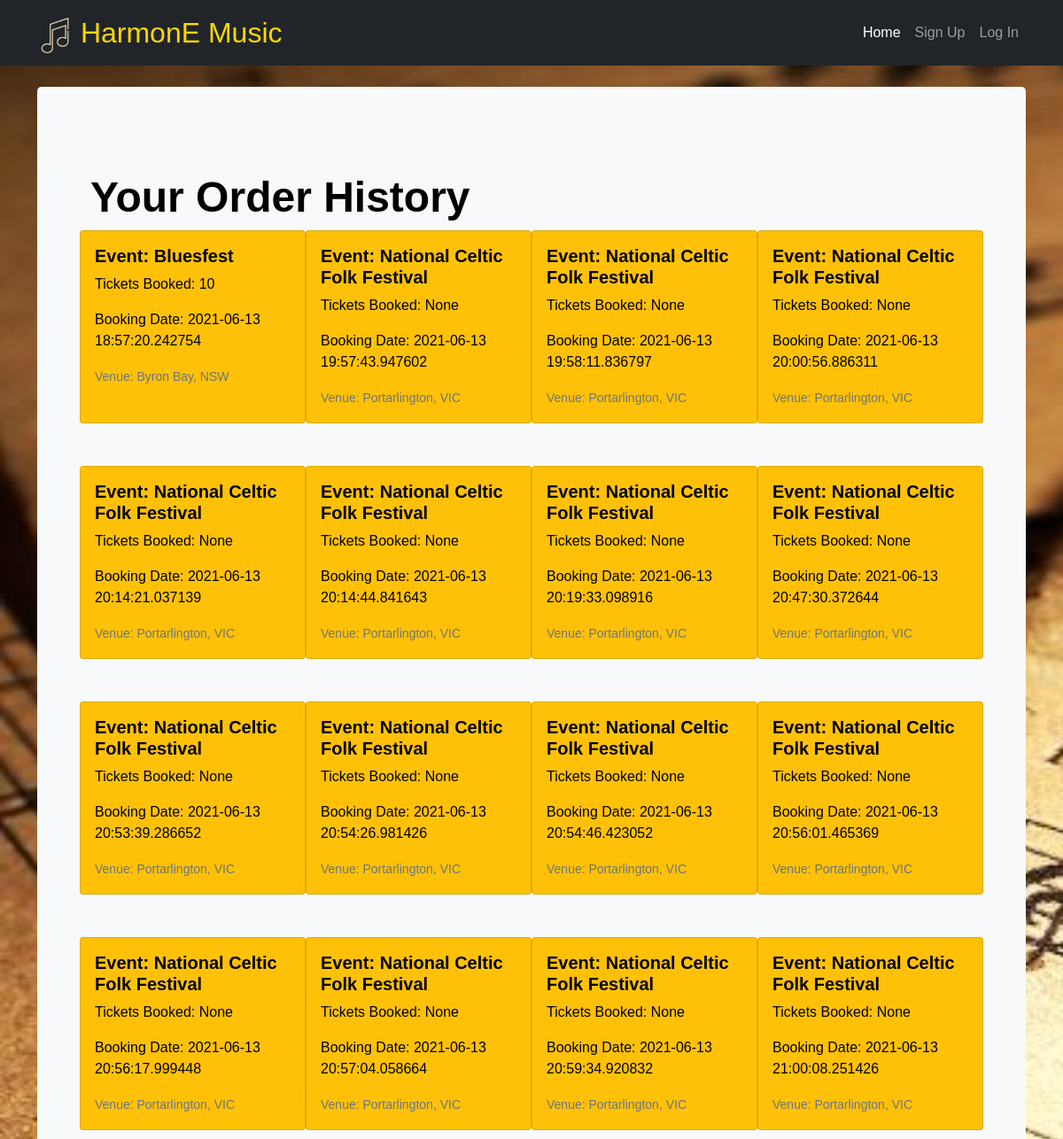
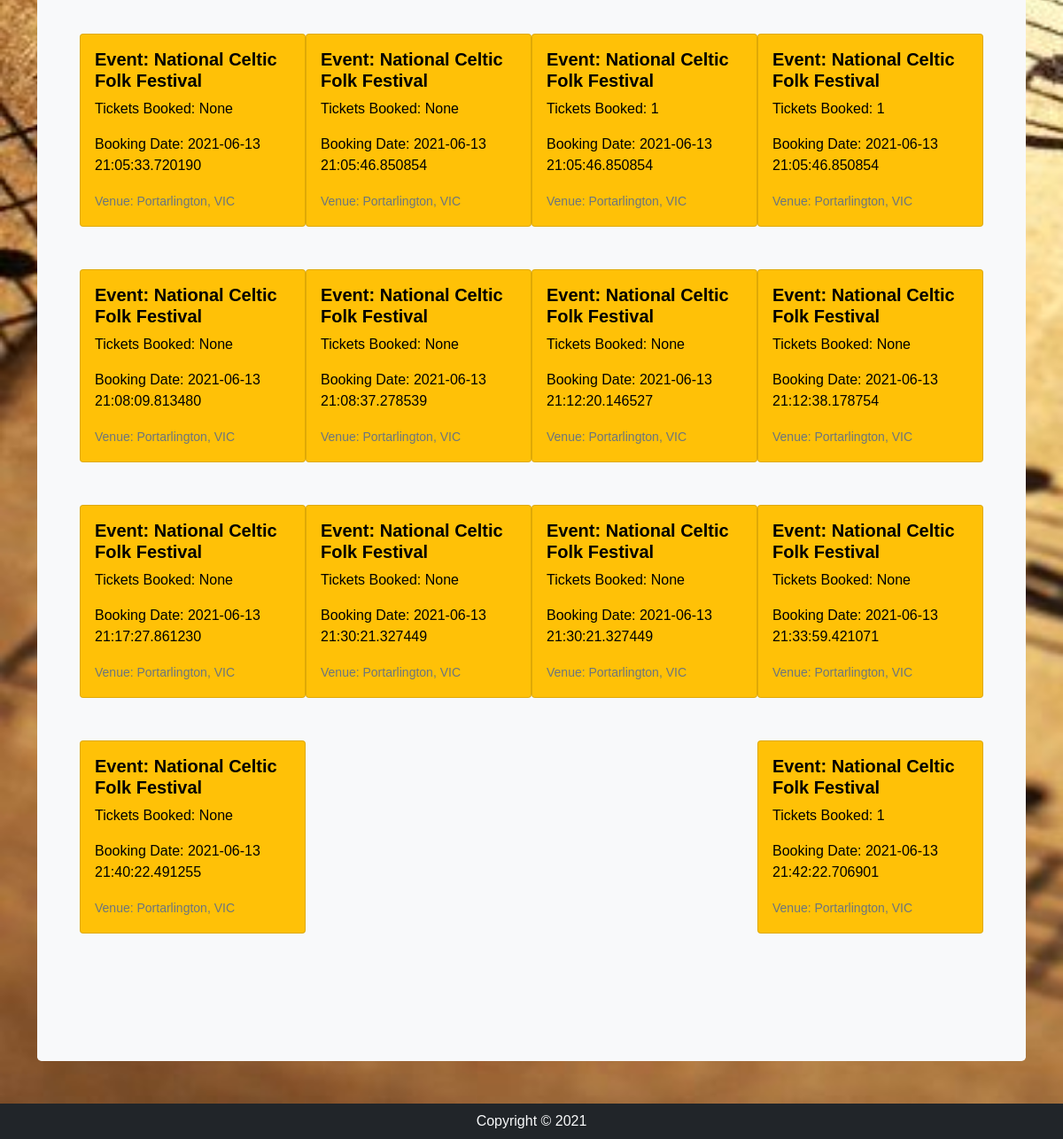
The app's page /history with its own data (2 pictures, top to bottom).
### music/models.py (models this page shows, shortened)
class Order(db.Model):
    __tablename__ = 'orders' # Table name #
    id = db.Column(db.Integer, primary_key=True)
    quantity = db.Column(db.Integer)
    booked_at = db.Column(db.DateTime, default=datetime.now())
    user_id = db.Column(db.Integer, db.ForeignKey('users.id'))
    event_id = db.Column(db.Integer, db.ForeignKey('events.id'))

class MusicEvent(db.Model):
    __tablename__ = 'events' # Table name #
    id = db.Column(db.Integer, primary_key=True)
    EventName = db.Column(db.String(100), index=True, nullable=False)
    EventCreator = db.Column(db.Integer, db.ForeignKey('users.id'))
    EventImage = db.Column(db.String(400), index=True, nullable=False)
    EventGenre = db.Column(db.String(100), index=True, nullable=False)
    EventDescription = db.Column(db.String(200), index=True, nullable=False)
    EventVenue = db.Column(db.String(200), index=True, nullable=False)
    EventStart = db.Column(db.String(200), index=True, nullable=False)
    EventEnd = db.Column(db.String(200), index=True, nullable=False)
    EventTickets = db.Column(db.Integer, index=True, nullable=False)
    EventStatus = db.Column(db.String(200), index=True, nullable=False)
    comments = db.relationship('Comment', backref='events')
    orders = db.relationship('Order', backref='events')

### music/views.py (the view)
@mainbp.route('/history')
def history():
    events = MusicEvent.query.all()
    orders = Order.query.all()
    return render_template('history.html', orders=orders, events=events)

### music/templates/history.html
{% extends "base.html" %}
{% import "bootstrap/wtf.html" as wtf %}
{% block content %}
<div class="container py-4">
    <div class="p-5 mb-4 bg-light rounded-3">
        <div class="container-fluid py-5">
            <h1 class="display-5 fw-bold">Your Order History</h1>
            {% if orders %}
            <div class="row justify-content-between">
                {% for order in orders %}
                <div class="card mb-5 mr-5 px-0 col-md-3 bg-warning">
                    <div class="card-body">
                        <h5 class="card-title"><b>Event: {{order.events.EventName}}</b></h5>
                        <p class="card-text">Tickets Booked: {{order.quantity}}</p>
                        <p class="card-text">Booking Date: {{order.booked_at}}</p>
                        <p class="card-text"><small class="text-muted">Venue: {{order.events.EventVenue}}</small></p>
                    </div>
                </div>
                {% endfor %}
                {% else %}
                <h1 class="display-4">Sorry {{current_user.name}}, you haven't made an order yet.</h1>
                <a href='/'><button class="btn btn-primary btn-lg my-4">Click Here to Browse Our Events </button>
                </a>
                {% endif %}
            </div>
        </div>
    </div>
</div>
{% endblock %}

### music/static/styles.css (style rules this page uses)
body { padding: 0%; margin: 0%; min-height: 100vh; font-family: 'Rubik', sans-serif; color: var(--info-colour); }
.site-content { background-image: url('images/sheetmusic.jpg'); background-attachment: fixed; background-size: cover; }

### records on screen
Order: events.EventName "Bluesfest", quantity "10", booked_at "2021-06-13 18:57:20.242754", events.EventVenue "Byron Bay, NSW"
Order: events.EventName "National Celtic Folk Festival", quantity "None", booked_at "2021-06-13 19:57:43.947602", events.EventVenue "Portarlington, VIC"
Order: events.EventName "National Celtic Folk Festival", quantity "None", booked_at "2021-06-13 19:58:11.836797", events.EventVenue "Portarlington, VIC"
Order: events.EventName "National Celtic Folk Festival", quantity "None", booked_at "2021-06-13 20:00:56.886311", events.EventVenue "Portarlington, VIC"
Order: events.EventName "National Celtic Folk Festival", quantity "None", booked_at "2021-06-13 20:14:21.037139", events.EventVenue "Portarlington, VIC"
Order: events.EventName "National Celtic Folk Festival", quantity "None", booked_at "2021-06-13 20:14:44.841643", events.EventVenue "Portarlington, VIC"
Order: events.EventName "National Celtic Folk Festival", quantity "None", booked_at "2021-06-13 20:19:33.098916", events.EventVenue "Portarlington, VIC"
Order: events.EventName "National Celtic Folk Festival", quantity "None", booked_at "2021-06-13 20:47:30.372644", events.EventVenue "Portarlington, VIC"
Order: events.EventName "National Celtic Folk Festival", quantity "None", booked_at "2021-06-13 20:53:39.286652", events.EventVenue "Portarlington, VIC"
Order: events.EventName "National Celtic Folk Festival", quantity "None", booked_at "2021-06-13 20:54:26.981426", events.EventVenue "Portarlington, VIC"
Order: events.EventName "National Celtic Folk Festival", quantity "None", booked_at "2021-06-13 20:54:46.423052", events.EventVenue "Portarlington, VIC"
Order: events.EventName "National Celtic Folk Festival", quantity "None", booked_at "2021-06-13 20:56:01.465369", events.EventVenue "Portarlington, VIC"
Order: events.EventName "National Celtic Folk Festival", quantity "None", booked_at "2021-06-13 20:56:17.999448", events.EventVenue "Portarlington, VIC"
Order: events.EventName "National Celtic Folk Festival", quantity "None", booked_at "2021-06-13 20:57:04.058664", events.EventVenue "Portarlington, VIC"
Order: events.EventName "National Celtic Folk Festival", quantity "None", booked_at "2021-06-13 20:59:34.920832", events.EventVenue "Portarlington, VIC"
Order: events.EventName "National Celtic Folk Festival", quantity "None", booked_at "2021-06-13 21:00:08.251426", events.EventVenue "Portarlington, VIC"
Order: events.EventName "National Celtic Folk Festival", quantity "None", booked_at "2021-06-13 21:05:33.720190", events.EventVenue "Portarlington, VIC"
Order: events.EventName "National Celtic Folk Festival", quantity "None", booked_at "2021-06-13 21:05:46.850854", events.EventVenue "Portarlington, VIC"
Order: events.EventName "National Celtic Folk Festival", quantity "1", booked_at "2021-06-13 21:05:46.850854", events.EventVenue "Portarlington, VIC"
Order: events.EventName "National Celtic Folk Festival", quantity "1", booked_at "2021-06-13 21:05:46.850854", events.EventVenue "Portarlington, VIC"
Order: events.EventName "National Celtic Folk Festival", quantity "None", booked_at "2021-06-13 21:08:09.813480", events.EventVenue "Portarlington, VIC"
Order: events.EventName "National Celtic Folk Festival", quantity "None", booked_at "2021-06-13 21:08:37.278539", events.EventVenue "Portarlington, VIC"
Order: events.EventName "National Celtic Folk Festival", quantity "None", booked_at "2021-06-13 21:12:20.146527", events.EventVenue "Portarlington, VIC"
Order: events.EventName "National Celtic Folk Festival", quantity "None", booked_at "2021-06-13 21:12:38.178754", events.EventVenue "Portarlington, VIC"
Order: events.EventName "National Celtic Folk Festival", quantity "None", booked_at "2021-06-13 21:17:27.861230", events.EventVenue "Portarlington, VIC"
Order: events.EventName "National Celtic Folk Festival", quantity "None", booked_at "2021-06-13 21:30:21.327449", events.EventVenue "Portarlington, VIC"
Order: events.EventName "National Celtic Folk Festival", quantity "None", booked_at "2021-06-13 21:30:21.327449", events.EventVenue "Portarlington, VIC"
Order: events.EventName "National Celtic Folk Festival", quantity "None", booked_at "2021-06-13 21:33:59.421071", events.EventVenue "Portarlington, VIC"
Order: events.EventName "National Celtic Folk Festival", quantity "None", booked_at "2021-06-13 21:40:22.491255", events.EventVenue "Portarlington, VIC"
Order: events.EventName "National Celtic Folk Festival", quantity "1", booked_at "2021-06-13 21:42:22.706901", events.EventVenue "Portarlington, VIC"
